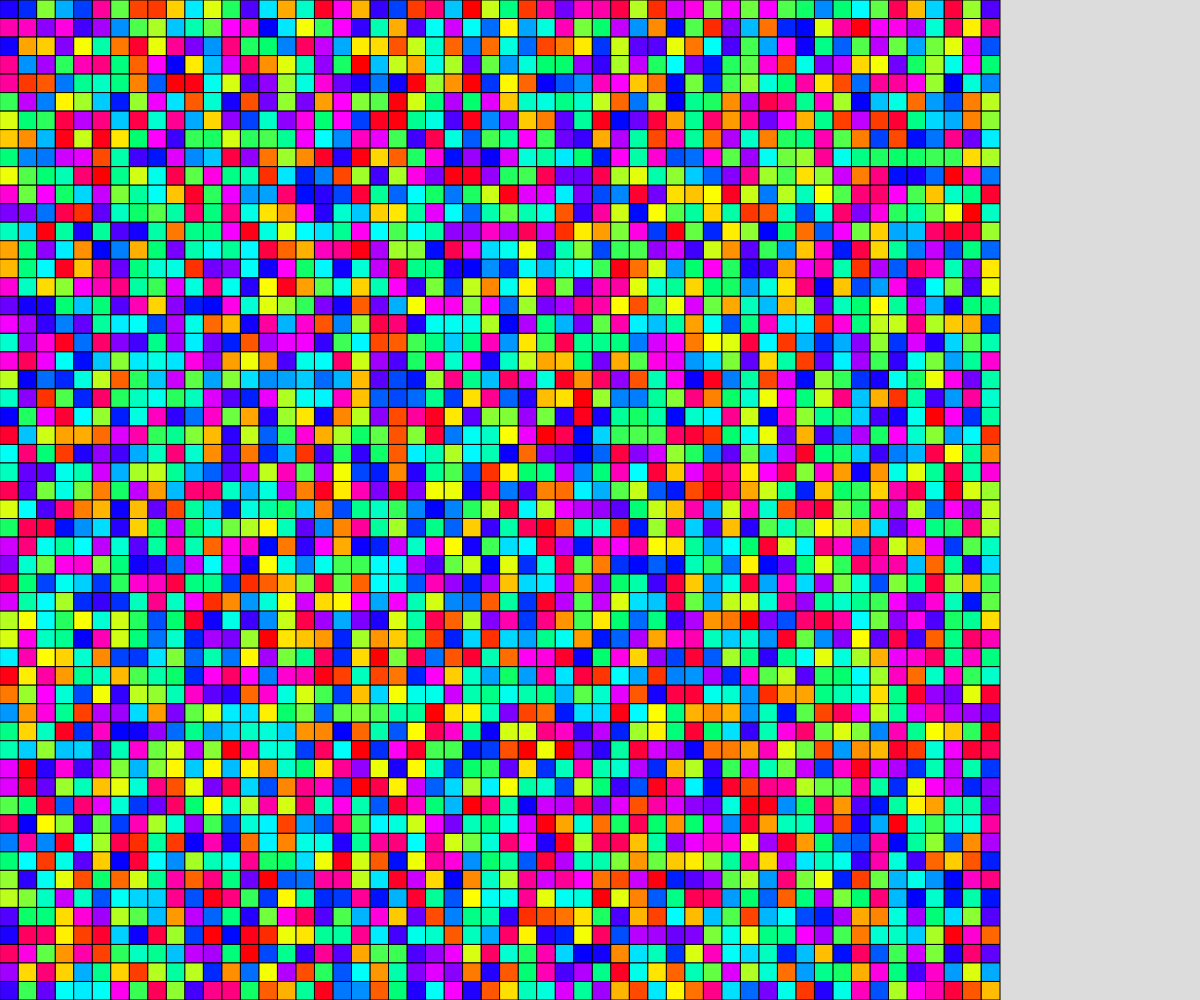
Frame 1 (no input)
Frame 60 (no input): identical to frame 1, image omitted
Frame 120 (the mouse pressed at the canvas centre since frame 60): identical to frame 1, image omitted

The p5.js sketch that drew this single still picture (run headless with seeded random() and noise() and a simulated clock; from frame 60 on, the mouse is pressed at the canvas centre):

// p5.js sketch
// ── sketch.js
// Color switching 2D array assignment
// Eszter Nemeth
// Apr 15 2023
// Extra for Experts:
//I learned what interpolation is and how it can be used to enhance my code.
//
//Note: I do not has ESlint on my home laptop so there may be errors that I am unaware of. Nonetheless, the code works :)



let grid;
//list that holds numbers used to keep track of how the squares are moving
let numberList = [];
//the basic colors that are interpolated, these numbers can be changed to make the colors look different
let baseColors = [[255,0,0],[255,0,255],[0,0,255],[0,255,255],[0,255,110],[255,255,0],[255,0,0]];
//the lower the number the wider the range of colors when displayed
let interpolationLength = 500;

//the ROWS and COLS always need to be <= the square root of the (interpolationLength * 6)
const ROWS = 54;
const COLS = 54;
let cellSize;
let theColor = [];
let shuffledArray = [];
let newArray;
let swap;
let swip;
let choice;
let type = 1;

function setup() {
  createCanvas(windowWidth, windowHeight);
  userInput();
  
  //creates the list of RGB values
  theColor = createRGBList();

  grid = createRandomGrid(ROWS,COLS);
  if (width < height) {
    cellSize = width/ROWS;
  }
  else{
    cellSize = height/ROWS;
  }

  //creates a list of numbers
  numberList = fillList(numberList);
  newArray = [...numberList];
  //shuffles the list of numbers 
  shuffledArray = shuffleArray(newArray);
 
}

function draw() {
  background(220);
  displayGrid();
  //the grid will begin to order itself when the space key is pressed
  if (key === " "){
    orderGrid();
  }
}

// Gets user input
function userInput(){
  let choice = prompt("Do you want bubble sort or magic bubble sort? Type 'bubble' or 'magic'");
  if (choice = "bubble"){
    type = 0;
  }
  if (choice = "magic"){
    type = 1;
  }
}

//puts the colors in order based on RGB value
function orderGrid(){
  if (type = 0){
  //looks through the entire grid and switches the squares if they are not in order(works from top to bottom)
  for (let y = 0; y < shuffledArray.length-1; y++){
    if (shuffledArray[y][0] > shuffledArray[y+1][0]){
      swip = shuffledArray[y];
      swap = shuffledArray[y+1];
      shuffledArray[y] = swap;
      shuffledArray[y+1] = swip;
      displayGrid;
    }
  }
  }
  else if (type = 1){
    //looks through the entire grid and switches the squares if they are not in order(works from top to bottom)
    for (let y = 0; y < shuffledArray.length-1; y++){
        if (shuffledArray[y][0] > shuffledArray[y+1][0]){
          swip = shuffledArray[y];
          swap = shuffledArray[y+1];
          shuffledArray[y] = swap;
          shuffledArray[y+1] = swip;
          displayGrid;
        }
      }
    //looks through the entire grid and switches the squares if they are not in order(works from bottom to top)
    //I came up with the idea of doing bubble sort on the grid from two different directions
    //I recommend uncommenting the code below because it looks very cool!
    for (let y = shuffledArray.length-1; y > 0; y--){
        if (shuffledArray[y][0] < shuffledArray[y-1][0] && type === 1){
          swip = shuffledArray[y];
          swap = shuffledArray[y-1];
          shuffledArray[y] = swap;
          shuffledArray[y-1] = swip;
          displayGrid;
      }
    }
  }
}


function displayGrid(){
  for (let y = 0; y < ROWS; y++){
    //allows the array to look through all the numbers in the tens, twenties, etc
    y1 = y * ROWS;
    for (let x = 0; x < COLS; x++){
      //fills the grid with color
      fill(shuffledArray[x+y1][1],shuffledArray[x+y1][2],shuffledArray[x+y1][3]);
      rect(x*cellSize, y*cellSize, cellSize, cellSize);

      //this part is now unecessary however I left it in because it helped me find issues that I had with the code
      // textAlign(CENTER,CENTER);
      // textSize(15);
      // text(shuffledArray[x+y1][0], x*cellSize + cellSize/2, y*cellSize + cellSize/2);
    }
  }
}

// using Fisher Yates algorithm to shuffle the values in the array
function shuffleArray(values){
  let index = values.length,
    randomIndex;
  
  // While there remain elements to shuffle.
  while (index !== 0) {
    // Pick a remaining element.
    randomIndex = Math.floor(Math.random() * index);
    index--;
  
    // And swap it with the current element.
    [values[index], values[randomIndex]] = [values[randomIndex], values[index]];
  }
  return values;
}

//adapted from one of the demos in class to create a grid
function createRandomGrid(ROWS, COLS) {
  let newGrid = [];
  for (let y = 0; y < ROWS; y++) {
    newGrid.push([]);
    for (let x = 0; x < COLS; x++){
    }
  }
  return newGrid;
}

//fills the list with the rgb values
function fillList(numbers){
  for (let i = 0; i < ROWS * COLS; i++){
    let rgb = theColor[i];
    let r = rgb[0];
    let g = rgb[1];
    let b = rgb[2];
    let element = [];
    element.push(i);
    element.push(r)
    element.push(g)
    element.push(b)

    numbers.push(element);
  }
  return numbers;
}

//creates the list of RGB values
function createRGBList(){
  let red = [];
  let green = [];
  let blue = [];
  for (let i = 0; i < baseColors.length-1; i++){
    //start and end values for interpolation
    first = baseColors[i];
    last = baseColors[i+1];
    //interpolating each color
    red = red.concat(interpolate(first[0],last[0],interpolationLength));
    green = green.concat(interpolate(first[1],last[1],interpolationLength));
    blue = blue.concat(interpolate(first[2],last[2],interpolationLength));
  }
  let list = [];
  //adding interpolated values to a list
  for (let i = 0; i < red.length; i++){
    let element = [];
    element.push(red[i]);
    element.push(green[i]);
    element.push(blue[i]);

    list.push(element);
  }
  return list;
}

//fills in the list in between the values that are give with the baseColors
function interpolate(start, end, theLength){
  //how much the numbers should increase by
  difference = (end-start)/(theLength-1);
  let emptyArray = [];
  for (let i = 0; i < theLength; i++){
    //giving the interpolated numbers to the array
    emptyArray.push(start + i*difference)
  }
  return emptyArray;
}
